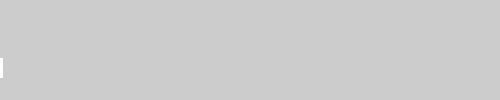
Frame 1 (no input)
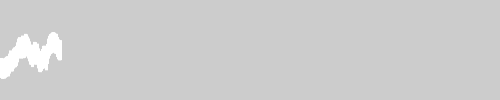
Frame 60 (the mouse pressed at the canvas centre just before this capture)
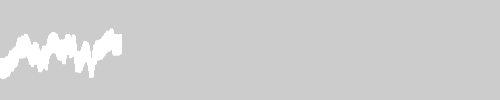
Frame 120 (the mouse held since frame 60 and released just before this capture)

The Processing sketch that drew these frames (run headless with seeded random() and noise(); from frame 60 on, the mouse is pressed at the canvas centre):

// Processing sketch: processing_86462
// ── processing_86462.pde

float v = 0.0;
float inc = 0.1;
int i = 0;

void setup()
{ 
  size(500,100);
  noStroke();
  fill(255);
  noiseSeed(0);
}

void draw()
{
  frameRate(10);
  float n = noise(v) * 70.0;
  smooth();
  rect(i,10+n,3,20);
  v+= inc;
  i++;
  if (i > width)
  {
    i = 0;
    fill(random(255));
  }
}
